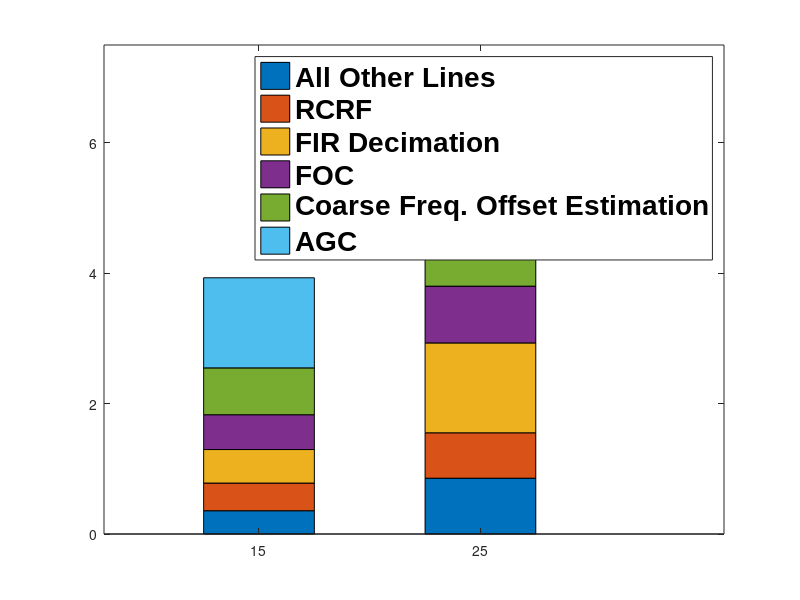

The MATLAB source for this figure: (Note: this script raises an error after producing the figure.)

y = [[9.1 10.8 13.1 13.6 18.3 35.2]*(0.43186/11); [11.8 9.6 19 12 16 31]*(0.43526/6)];
bar([15 25],y,0.5,'stacked')
% bar([1.35 1.8], y,0.3,'stacked')
h=legend('All Other Lines', 'RCRF', 'FIR Decimation', 'FOC',...
    'Coarse Freq. Offset Estimation', 'AGC');
set(h,'FontSize',20,'FontName','Arial','FontWeight','bold');
axis([8 36 0 7.5])
ax = gca;
ax.XTickLabel = {'Early ACK', 'Late ACK'};
%ax.YTick = linspace(0,125,26);
set(gca,'YTick',0:0.5:7.5,'FontSize',12,'FontName','Arial','FontWeight','bold')
colormap(gray)
xlabel('','FontSize',23,'FontName','Arial','FontWeight','bold')
ylabel('Elapsed Time (in seconds)','FontSize',23,'FontName','Arial','FontWeight','bold')
title('RFFE Block Timeline Breakup for Early & Late ACK at DRx','FontSize',25,'FontName','Arial','FontWeight','bold')